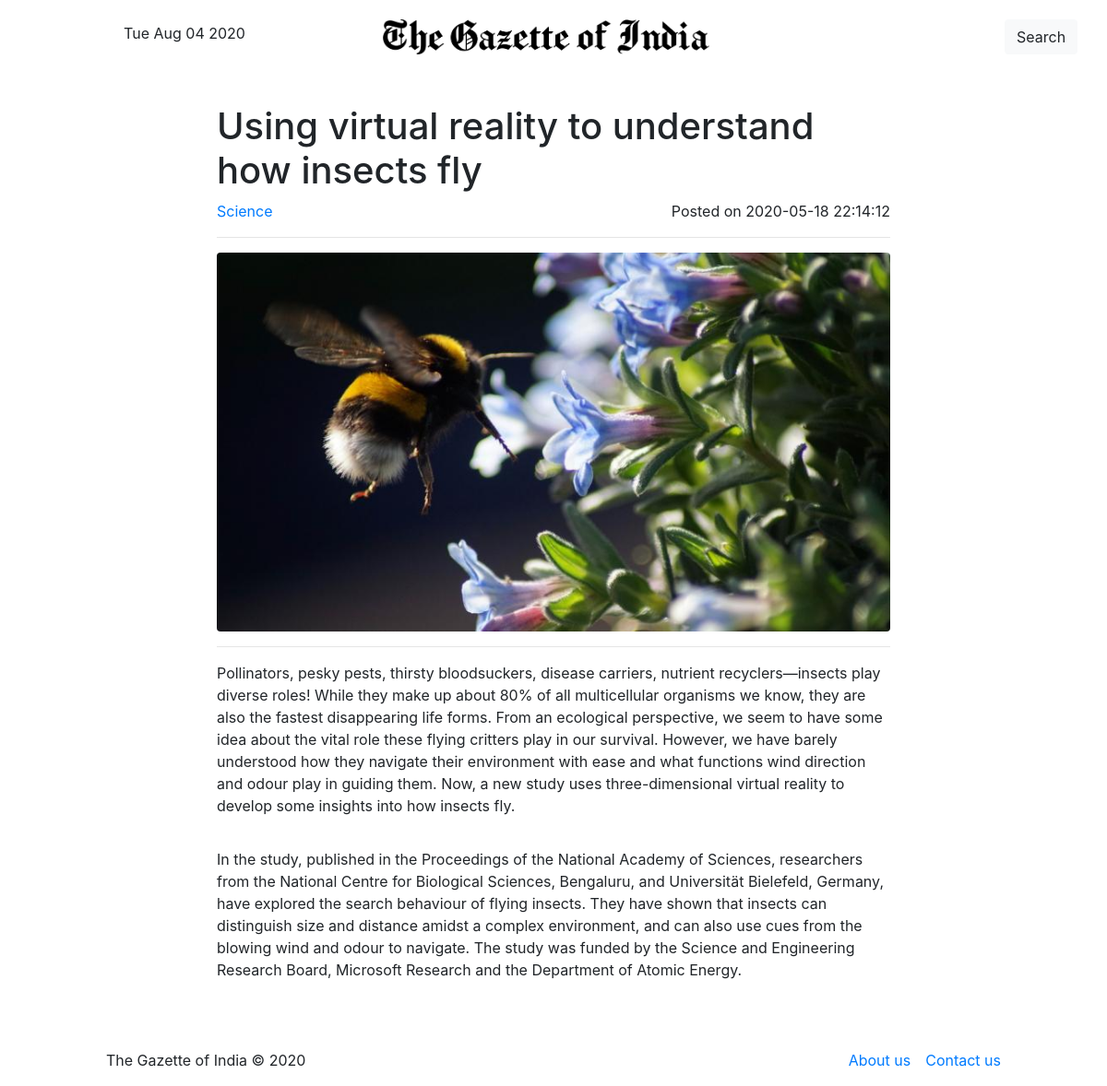
Screenshot of /news-details.php?nid=14 with the database file from the repository.
### tables this page shows
CREATE TABLE `posts` (
  `id` int(11) NOT NULL,
  `PostTitle` longtext DEFAULT NULL,
  `CategoryId` int(11) DEFAULT NULL,
  `SubCategoryId` int(11) DEFAULT NULL,
  `PostDetails` longtext DEFAULT NULL,
  `PostingDate` timestamp NULL DEFAULT current_timestamp(),
  `UpdationDate` timestamp NULL DEFAULT NULL ON UPDATE current_timestamp(),
  `Is_Active` int(1) DEFAULT NULL,
  `PostUrl` mediumtext DEFAULT NULL,
  `PostImage` varchar(255) DEFAULT NULL
);

CREATE TABLE `categories` (
  `id` int(11) NOT NULL,
  `CategoryName` varchar(200) DEFAULT NULL,
  `Description` mediumtext DEFAULT NULL,
  `PostingDate` timestamp NULL DEFAULT current_timestamp(),
  `UpdationDate` timestamp NULL DEFAULT NULL,
  `Is_Active` int(1) DEFAULT NULL
);

### news-details.php (the view, shortened to what this page needs)
<?php
include('includes/config.php');
?>
<!doctype html>
<html lang="en">
<head>
    <link href="styles/bootstrap.min.css" rel="stylesheet" type="text/css">
</head>
<body>
    <?php include('includes/header.php');?>
    <div class="container">
        <div class="row" style="margin-top: 3%">
            <?php
            $pid=intval($_GET['nid']);
            $query=mysqli_query($con,"select posts.PostTitle as posttitle,posts.PostImage,categories.CategoryName as category,categories.id as cid,posts.PostDetails as postdetails,posts.PostingDate as postingdate,posts.PostUrl as url from posts left join categories on categories.id=posts.CategoryId where posts.id='$pid'");
            while ($row=mysqli_fetch_array($query))
            {
            ?>
            <div class="col-lg-8 col-md-10 mx-auto">
                <h1><?php echo htmlentities($row['posttitle']);?></h1>
                <div class="row">
                    <div class="col d-flex justify-content-start">
                        <a href="category.php?catid=<?php echo htmlentities($row['cid'])?>">
                            <?php echo htmlentities($row['category']);?>
                        </a>
                    </div>
                    <div class="col d-flex justify-content-end">
                        Posted on <?php echo htmlentities($row['postingdate']);?>
                    </div>
                </div>
                <hr />
                <img class="img-fluid rounded" src="admin/postimages/<?php echo htmlentities($row['PostImage']);?>" alt="<?php echo htmlentities($row['posttitle']);?>">
                <hr />
                <p class="card-text"><?php
                $pt=$row['postdetails'];
                echo(substr($pt,0));?></p>
            </div>
            <?php } ?>
        </div>
    </div>
    <?php include('includes/footer.php');?>
</body>
</html>

### rows the page displays
posts: PostTitle "Using virtual reality to understand how insects fly", CategoryId.CategoryName "Science", PostingDate "2020-05-18 22:14:12", PostImage (picture), PostDetails "Pollinators, pesky pests, thirsty bloodsuckers, disease carriers, nutrient recyclers—insects play diverse roles! While they make up about 80% of all multicellular organisms we know, they are also the fastest disappearing life forms. From an ecological perspective, we seem to have some idea about the vital role these flying critters play in our survival. However, we have barely understood how they navigate their environment with ease and what functions wind direction and odour play in guiding them. Now, a new study uses three-dimensional virtual reality to develop some insights into how insects fly. In the study , published in the Proceedings of the National Academy of Sciences, researchers…"
